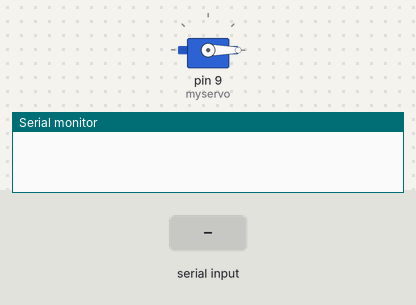
Recording of a sketch running on a simulated Arduino Uno, built with avr-gcc and run on an emulated ATmega328P. Shown: servo, the last lines printed to the serial monitor. The inputs (shaded band) are chosen by the test bench.

Above: at 1.2 s.
1.3 s: "90,45\n" received over Serial
At 2.1 s:
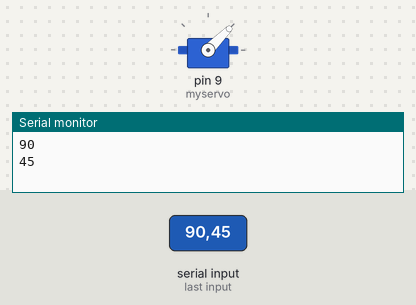
3.8 s: "30,150\n" received over Serial
At 4.6 s:
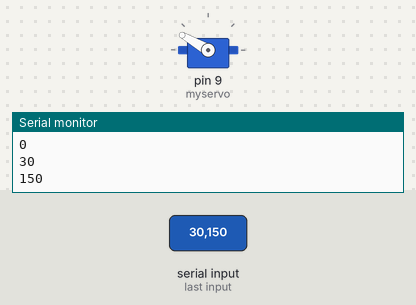
6.3 s: "200\n" received over Serial
At 7.1 s:
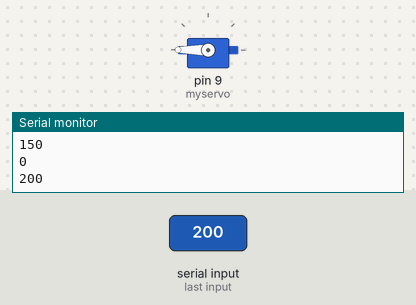
8.8 s: "90\n" received over Serial
At 9.5 s:
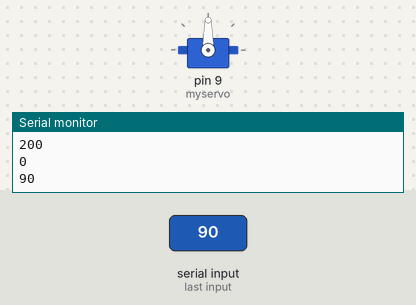
Timing chart, 0 to 11.8 s (numbered marks = the images above; inputs shaded):
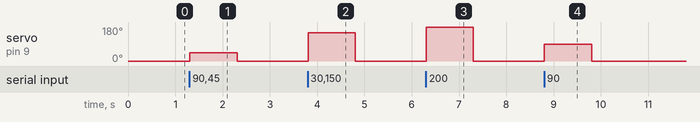

Measured:
- after the input at 1.3 s, servo on pin 9 (myservo): 0° → 45° at once, → 0° 1.0 s later
- after the input at 3.8 s, servo on pin 9 (myservo): 0° → 150° at once, → 0° 1.0 s later
- after the input at 6.3 s, servo on pin 9 (myservo): 0° → 180° at once, → 0° 1.0 s later
- after the input at 8.8 s, servo on pin 9 (myservo): 0° → 90° at once, → 0° 1.0 s later

The sketch:

myservo.ino
```cpp
#include <Servo.h>
Servo myservo;

/**
 * 棕色: GND
 * 橙色: 5V
 * 黄色: pin9
 */


int pos = 0;

void setup() {
  myservo.attach(9);
  Serial.begin(9600);
  myservo.write(0);
}

void loop() {
  while (Serial.available() > 0) {
    int num = Serial.parseInt();
    Serial.println(num);

    myservo.write(num);
  }
//  for (pos = 0; pos < 90; pos += 1) {
//    myservo.write(pos);
//    delay(15);
//  }

//  for (pos = 90; pos > 1; pos -= 1) {
//    myservo.write(pos);
//    delay(15);
//  }

}
```
